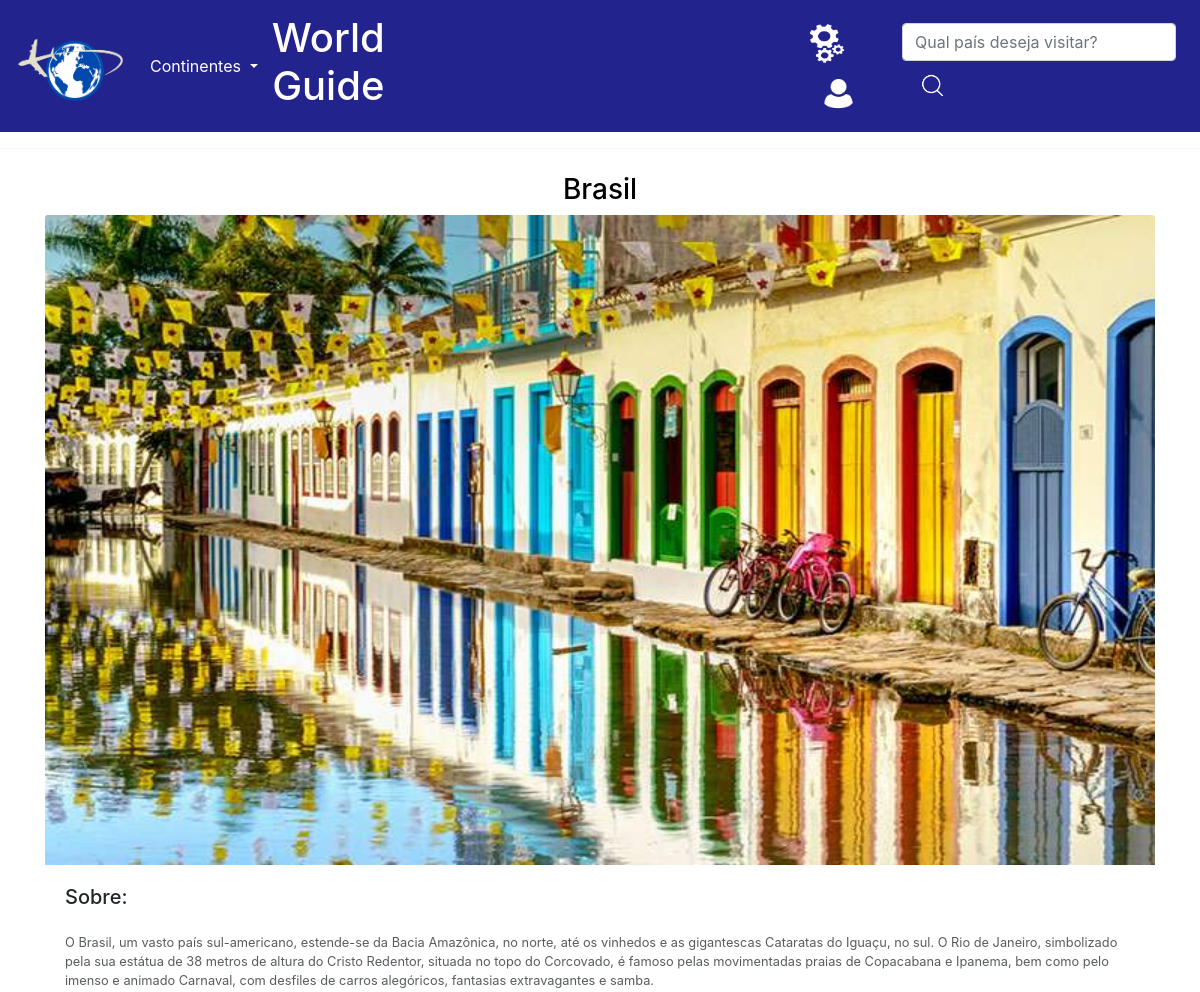
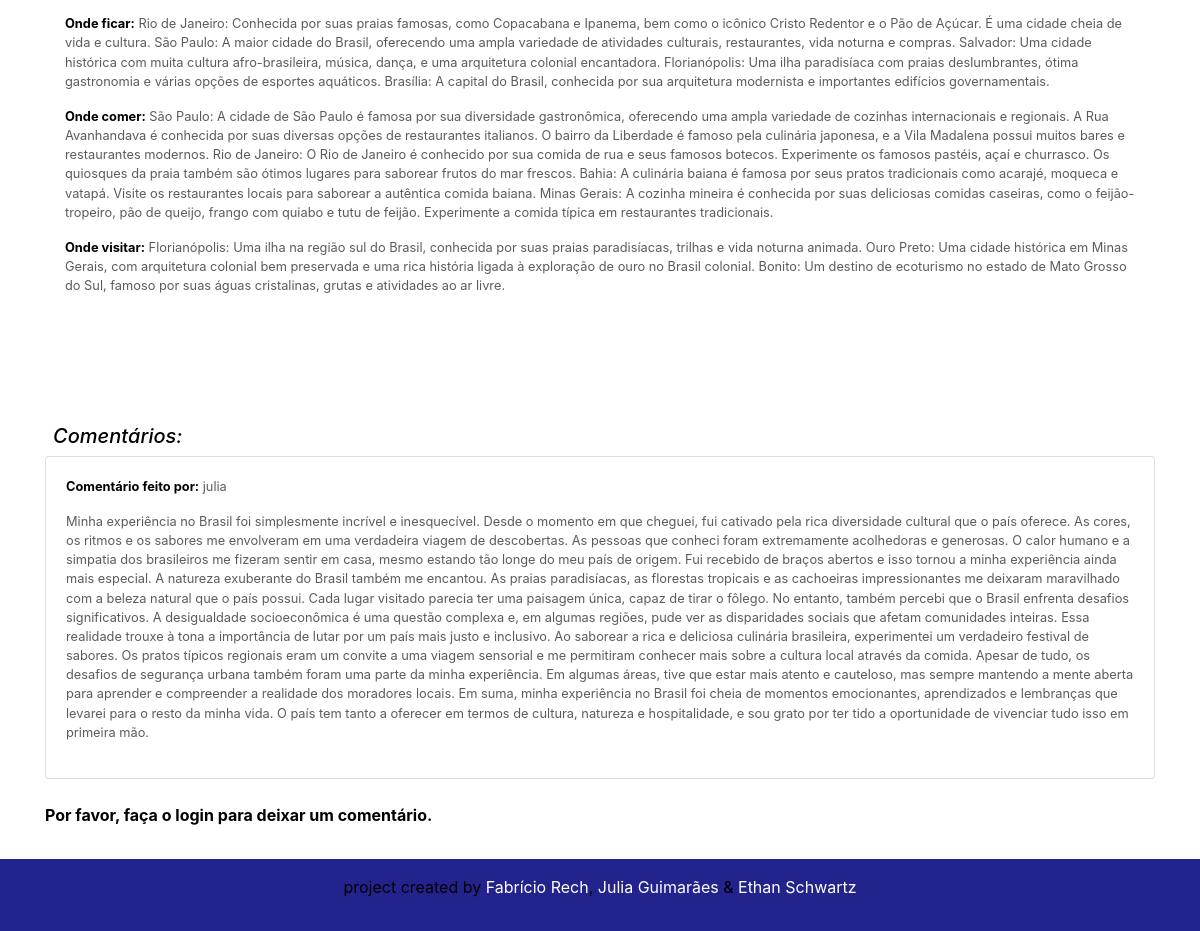
Screenshot of /america/Continente/detalhe/brasil/ with the database file from the repository (2 pictures, top to bottom).
### america/models.py (models this page shows, shortened)
class model_america(models.Model):
    Continente = models.CharField(max_length=100)
    País = models.CharField(max_length=100)
    Descricao = models.CharField(max_length=3000)
    OndeFicar = models.CharField(max_length=1800)
    OndeComer = models.CharField(max_length=1800)
    OndeVisitar = models.CharField(max_length=1800)
    carr = models.ImageField(upload_to='img/%Y/%m/%d/')
    foto = models.ImageField(upload_to='img/%Y/%m/%d/')
    ta_publicado = models.BooleanField(default=False)
    link = models.CharField(max_length=60)

class Comentario(models.Model):
    coment = models.CharField(max_length=100, null=False, blank=False)
    eh_publicada = models.BooleanField(default=True)
    link_url = models.CharField(max_length=100, null=False, blank=False)
    usuario = models.ForeignKey(
        to=User,
        on_delete=models.SET_NULL,
        null=True, blank=False,
        related_name='user'
    )

### america/views.py (the view, shortened to what this page needs)
# urls.py: path('Continente/detalhe/<str:link_url>/',views.v_detalhe, name='detalhe'),
def v_detalhe(request, link_url):
    detalhe = get_object_or_404(model_america, link=link_url)
    comentarios = Comentario.objects.filter(eh_publicada=True, link_url=link_url)
    formulario = ComentarioForms(initial={'link_url': link_url})
    return render(request, 'America/paginas/detalhe.html', context={'detalhe': detalhe, 'comentarios': comentarios, 'formulario': formulario})

### america/forms.py
class ComentarioForms(forms.Form):
    Coment = forms.CharField(
        label='Comentários',
        required=True,
        max_length=5000,
        widget=forms.Textarea(
            attrs={
                'placeholder': 'Conte-nos a sua experiência!',
            }
        )
    )
    link_url = forms.CharField(
        widget=forms.HiddenInput()
    )

### america/templates/america/paginas/detalhe.html (shortened to what this page needs)
{% extends 'global/paginas/pais_detalhe.html' %}

### meus_templates/global/paginas/pais_detalhe.html (shortened to what this page needs)
<head>
</head>
{% include 'global/parciais/header.html' %}
<hr>
{% load static %}
<link rel="stylesheet" href="https://stackpath.bootstrapcdn.com/bootstrap/4.1.3/css/bootstrap.min.css">
{%if detalhe %}
<div class="container" style="border: 0;">
<div style="border: 0;" class="card mb-3">
  <div>
    <h3 class="text-center m-2">{{detalhe.País}}</h3>
  </div>
    <img style="height: 650;" src="{{ detalhe.foto.url }}" class="card-img-top" alt="...">
    <div class="card-body" style="margin-bottom: 100px;">
      <h5 class="card-title">Sobre: </h5>
      <p class="card-text mt-4"><small class="text-body-secondary">{{detalhe.Descricao}}</small></p>
      <p class="card-text"><small class="text-body-secondary"><strong>Onde ficar:</strong> {{detalhe.OndeFicar}}</small></p>
      <p class="card-text"><small class="text-body-secondary"><strong>Onde comer:</strong> {{detalhe.OndeComer}}</small></p>
      <p class="card-text"><small class="text-body-secondary"><strong>Onde visitar:</strong> {{detalhe.OndeVisitar}}</small></p>
    </div>
{% endif %}
<section>
  <h5 class="m-2"><i>Comentários:</i></h5>
  {% for comentario in comentarios %}
  <div class="card">
    <div class="card-body">
      <p><small class="text-body-secondary"><strong>Comentário feito por:</strong> {{ comentario.usuario.username }}</small></p>
      <p><small class="text-body-secondary">{{ comentario.coment }}</small></p>
    </div>
  </div>
  <br>
  {% empty %}
  <p>Nenhum comentário encontrado.</p>
  {% endfor %}
</section>
{% if user.is_authenticated %}
<section>
  {% block comentario %}
    {% endblock %}
    {% csrf_token %}
    {{ formulario.Coment }}
    {{ formulario.link_url }}
    <button  class="btn btn-primary" type="submit">Enviar Comentário</button>
  </form>
</section>
{% else %}
<p><strong> Por favor, faça o login para deixar um comentário.</strong></p>
{% endif %}
</div>
</div>
{% include 'global/parciais/footer.html' %}

### meus_statics/global/css/main.css (style rules this page uses)
* { margin: 0; padding: 0; color: black; }

### rows the page displays
model_america: País "Brasil", foto (picture), Descricao "O Brasil, um vasto país sul-americano, estende-se da Bacia Amazônica, no norte, até os vinhedos e as gigantescas Cataratas do Iguaçu, no sul. O Rio de Janeiro, simbolizado pela sua estátua de 38 metros de altura do Cristo Redentor, situada no topo do Corcovado, é famoso pelas movimentadas praias de Copacabana e Ipanema, bem como pelo imenso e animado Carnaval, com desfiles de carros alegóricos, fantasias extravagantes e samba.", OndeFicar "Rio de Janeiro: Conhecida por suas praias famosas, como Copacabana e Ipanema, bem como o icônico Cristo Redentor e o Pão de Açúcar. É uma cidade cheia de vida e cultura. São Paulo: A maior cidade do Brasil, oferecendo uma ampla variedade de atividades culturais, restaurantes, vida noturna e compras. Salvador: Uma cidade histórica com muita cultura afro-brasileira, música, dança, e uma arquitetura colonial encantadora. Florianópolis: Uma ilha paradisíaca com praias deslumbrantes, ótima gastronomia e várias opções de esportes aquáticos. Brasília: A capital do Brasil, conhecida por sua arquitetura modernista e importantes edifícios governamentais.", OndeComer "São Paulo: A cidade de São Paulo é famosa por sua diversidade gastronômica, oferecendo uma ampla variedade de cozinhas internacionais e regionais. A Rua Avanhandava é conhecida por suas diversas opções de restaurantes italianos. O bairro da Liberdade é famoso pela culinária japonesa, e a Vila Madalena possui muitos bares e restaurantes modernos. Rio de Janeiro: O Rio de Janeiro é conhecido por sua comida de rua e seus famosos botecos. Experimente os famosos pastéis, açaí e churrasco. Os quiosques da praia também são ótimos lugares para saborear frutos do mar frescos. Bahia: A culinária baiana é famosa por seus pratos tradicionais como acarajé, moqueca e vatapá. Visite os restaurantes locais…", OndeVisitar "Florianópolis: Uma ilha na região sul do Brasil, conhecida por suas praias paradisíacas, trilhas e vida noturna animada. Ouro Preto: Uma cidade histórica em Minas Gerais, com arquitetura colonial bem preservada e uma rica história ligada à exploração de ouro no Brasil colonial. Bonito: Um destino de ecoturismo no estado de Mato Grosso do Sul, famoso por suas águas cristalinas, grutas e atividades ao ar livre."
Comentario: usuario.username "julia", coment "Minha experiência no Brasil foi simplesmente incrível e inesquecível. Desde o momento em que cheguei, fui cativado pela rica diversidade cultural que o país oferece. As cores, os ritmos e os sabores me envolveram em uma verdadeira viagem de descobertas. As pessoas que conheci foram extremamente acolhedoras e generosas. O calor humano e a simpatia dos brasileiros me fizeram sentir em casa, mesmo estando tão longe do meu país de origem. Fui recebido de braços abertos e isso tornou a minha experiência ainda mais especial. A natureza exuberante do Brasil também me encantou. As praias paradisíacas, as florestas tropicais e as cachoeiras impressionantes me deixaram maravilhado com a beleza…"
